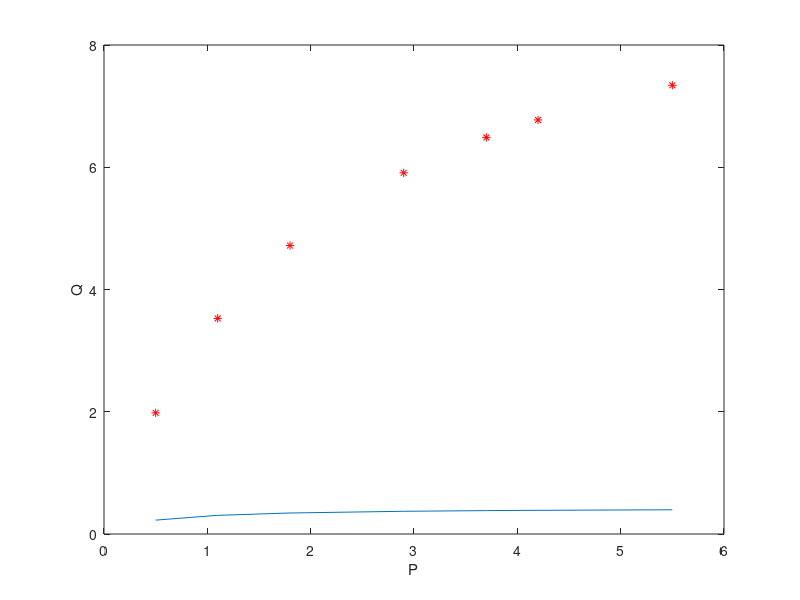

The MATLAB script that drew this image:
close all
clear all
clc

P=[0.5 1.1 1.8 2.9 3.7 4.2 5.5]
Q=[1.982 3.527 4.719 5.909 6.488 6.774 7.341]
d=length(P);

sumP=sum(P)
sumQ=sum(Q)
sumPsq=sum(P.^2)
sumPQ=sum(P.*Q)

A=[d sumP;sumP sumPsq]
B=[sumQ;sumPQ]

m=A\B
c=m(1)
d=m(2)

a=1/c;
b=a*d;

Ym = 1./((1./a) + (b./a).*(1./P))
plot(P,Q,'r*')
hold on
plot(P,Ym)
xlabel('P')
ylabel('Q')

Q_pred = zeros(1,2); 
for i = 2:4
    Q_pred(i) = (a*i)/(b+i);
end
disp('The predicted values of Q are:');
disp(Q_pred);
